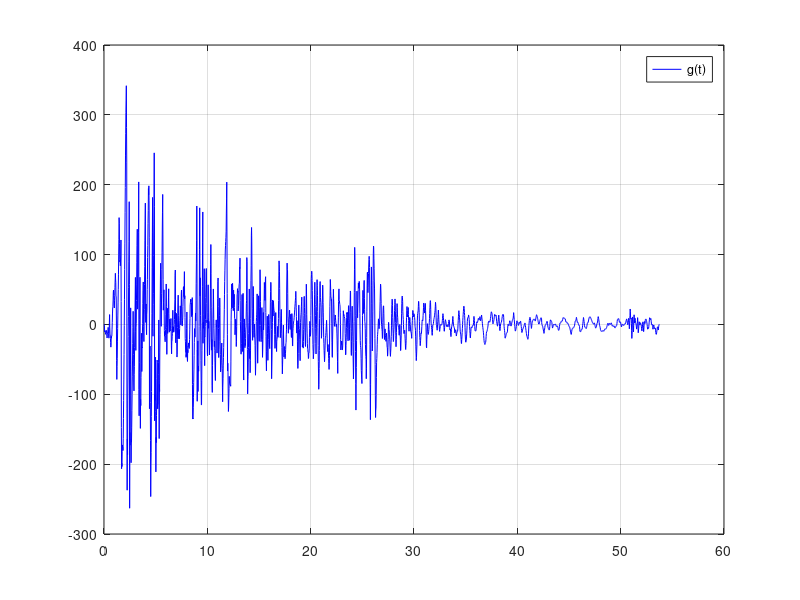
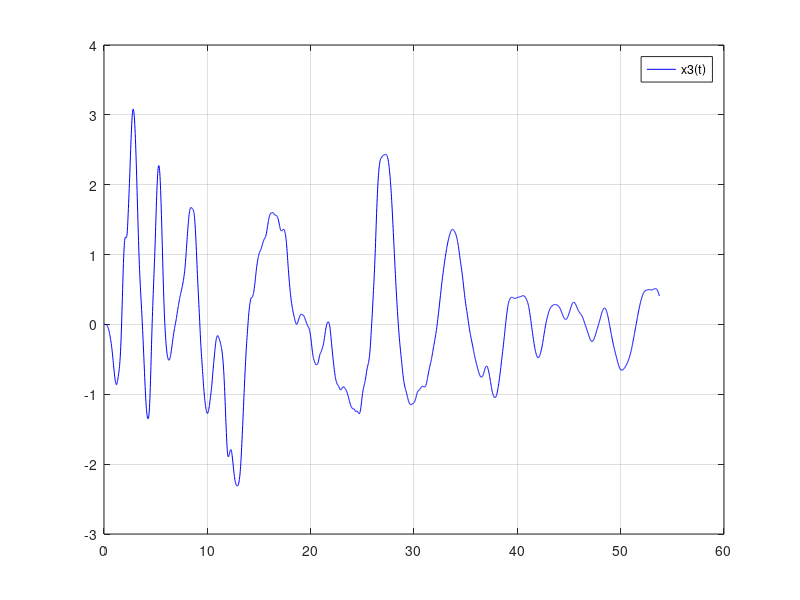
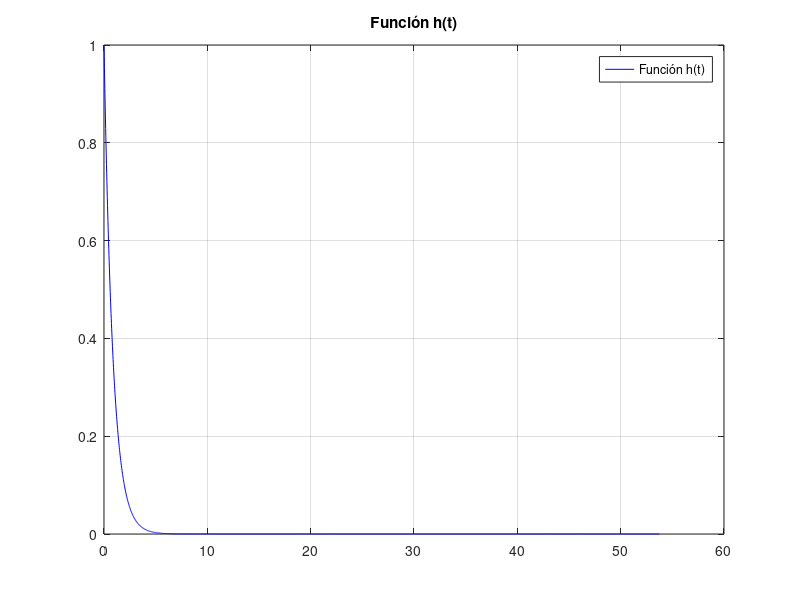
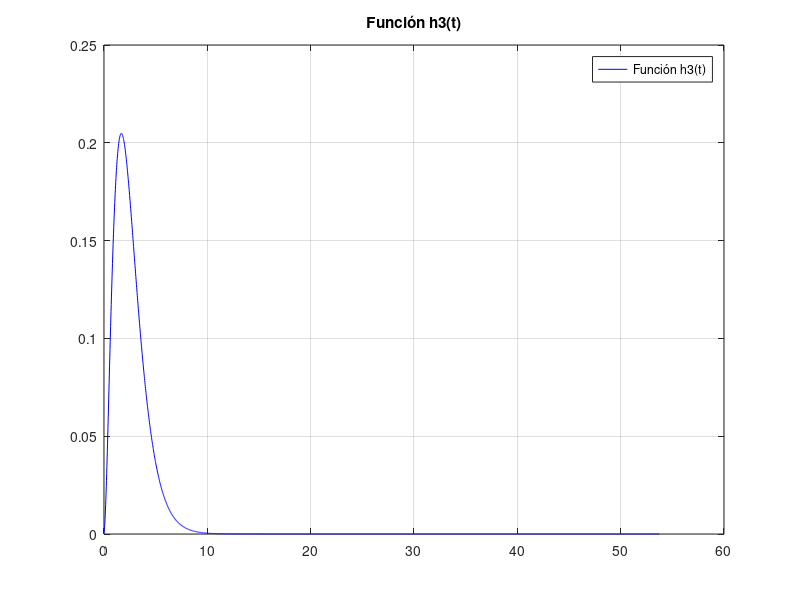

These figures' MATLAB source, in order:
function repaso_global
  clc, clear;
  %Cargo la función g de un .txt
  g = load("registroglobal.txt", "-ascii");
  N = length(g)

  %N=2688;
  %Datos
  Dt=0.02;
  omega=1.17;
  t0=0;
  tf=N*Dt
  t=zeros(1,N);

  for i=1:N
    t(i)=t0 + Dt*(i-1);
  endfor

  figure(1)
  plot(t, g, 'b')
  grid on
  legend("g(t)")

  %------Método de Euler explícito-------
  % Dimensionamiento
  x=zeros(3,N);   % Matriz para el vector solucion x(t)

  xa=zeros(3,1);
  k1=zeros(3,1);
  % Inicializacion del primer estado solucion
  x(1,1)=0;
  x(2,1)=0;
  x(3,1)=0;

  % Euler explícito
  for j=1:N-1
    xa=x(:,j);
    ta=t(j);

    k1(1,1)= Dt* (-omega*xa(1) + 0.0*xa(2) + 0.0*xa(3) + 1*g(j));
    k1(2,1)= Dt* (1.0*xa(1) - omega*xa(2) + 0.0*xa(3) + 0.0*g(j));
    k1(3,1)= Dt* (0.0*xa(1) + 1.0*xa(2) - omega*xa(3) + 0.0*g(j));

    x(:,j+1)=xa + k1;
    t(j+1)=ta + Dt;
  end

  %Gráfico de la función x3(t)
  figure(2)
  plot(t,x(3,:),'-b')
  grid on
  legend('x3(t)')

  %------funcion h(t)------

  for i=1:N
    h(i)=exp(-omega*t(i));
  endfor

  %Gráfico de la función h(t)
  figure(3)
  plot(t,h,'-b')
  grid on
  title('Función h(t)')
  legend('Función h(t)')

  %------Convolución-------

  %h3(t) asociada a x3(t)
  h3_1=Dt*conv(h,h);
  h3=Dt*conv(h,h3_1);

  %Gráfico de la función h3(t)
  figure(4)
  plot(t,h3(1:N),'-b')
  grid on
  title('Función h3(t)')
  legend('Función h3(t)')

##  X3=Dt*conv(h3,x(2,:));
  X3=Dt*conv(h3,g);

  %Gráfico de la función x3(t)
  figure(5)
  plot(t,X3(1:N),'-b')
  grid on
  legend('x3(t)')

  %Ejercicio 6
  x3_2= x(3,:);
  x3_5=X3;

  %Integral con Trapecios Múltiple
  I1=0;
  for k=1:N
    I1= I1 + (x3_2(k)^2 + x3_2(k)^2)*(Dt/2); %48.766
  endfor
  disp('El valor de la Integral I1 es: ')
  I1

  Id=0;
  for k=1:N
    Id= Id + ((x3_2(k)-x3_5(k))^2 + (x3_2(k)-x3_5(k))^2)*(Dt/2);
  endfor
  disp('El valor de la Integral Id es: ')
  Id

endfunction
